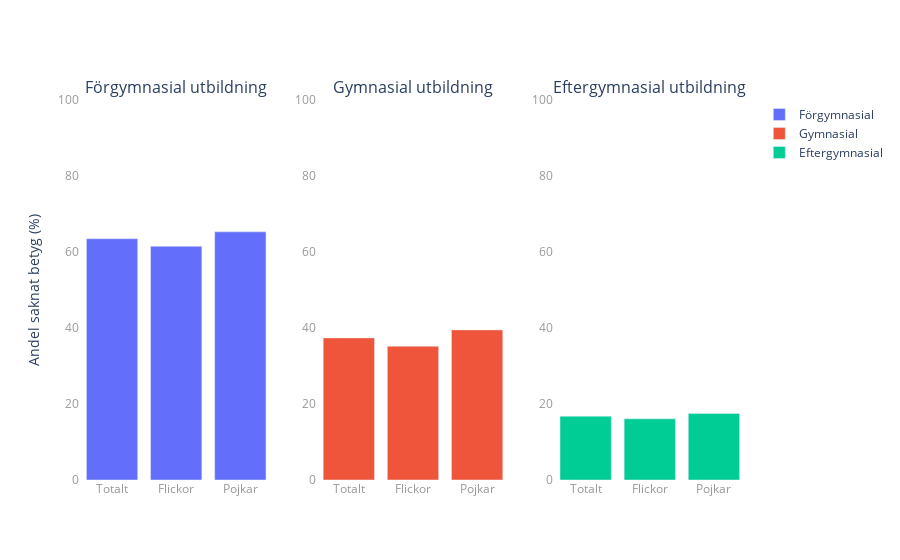

The notebook cell saved with this chart:
### Code cell
# Skapa en figur för andelen saknat betyg
fig_saknat_betyg = make_subplots(rows=1, cols=3, subplot_titles=("Förgymnasial utbildning", "Gymnasial utbildning", "Eftergymnasial utbildning"))

# Förgymnasial utbildning
fig_saknat_betyg.add_trace(go.Bar(x=["Totalt", "Flickor", "Pojkar"], y=[63.5, 61.5, 65.3], name="Förgymnasial"), row=1, col=1)
# Gymnasial utbildning
fig_saknat_betyg.add_trace(go.Bar(x=["Totalt", "Flickor", "Pojkar"], y=[37.4, 35.2, 39.5], name="Gymnasial"), row=1, col=2)
# Eftergymnasial utbildning
fig_saknat_betyg.add_trace(go.Bar(x=["Totalt", "Flickor", "Pojkar2"], y=[16.8, 16.1, 17.5], name="Eftergymnasial"), row=1, col=3)

# Uppdaterar layout
fig_saknat_betyg.update_yaxes(title_text="Andel saknat betyg (%)", range=[0, 100], row=1, col=1)
fig_saknat_betyg.update_yaxes(range=[0, 100], row=1, col=2)
fig_saknat_betyg.update_yaxes(range=[0, 100], row=1, col=3)
fig_saknat_betyg.update_xaxes(showgrid=False)
fig_saknat_betyg.update_yaxes(showgrid=False)
fig_saknat_betyg.update_xaxes(tickfont=dict(color="#999"))
fig_saknat_betyg.update_yaxes(tickfont=dict(color="#999"))

fig_saknat_betyg.update_layout(plot_bgcolor="white")
fig_saknat_betyg.write_html("Labb2_visualiseringar/upg1_c1.html")

fig_saknat_betyg.show()

### Figure 1 — Plotly figure (JSON) as saved in the notebook; plotly's stock layout.template omitted (floating-point values rounded to 4 significant figures)
{"data": [{"name": "Förgymnasial", "type": "bar", "x": ["Totalt", "Flickor", "Pojkar"], "xaxis": "x", "y": [63.5, 61.5, 65.3], "yaxis": "y"}, {"name": "Gymnasial", "type": "bar", "x": ["Totalt", "Flickor", "Pojkar"], "xaxis": "x2", "y": [37.4, 35.2, 39.5], "yaxis": "y2"}, {"name": "Eftergymnasial", "type": "bar", "x": ["Totalt", "Flickor", "Pojkar"], "xaxis": "x3", "y": [16.8, 16.1, 17.5], "yaxis": "y3"}], "layout": {"annotations": [{"font": {"size": 16}, "showarrow": false, "text": "Förgymnasial utbildning", "x": 0.1444, "xanchor": "center", "xref": "paper", "y": 1, "yanchor": "bottom", "yref": "paper"}, {"font": {"size": 16}, "showarrow": false, "text": "Gymnasial utbildning", "x": 0.5, "xanchor": "center", "xref": "paper", "y": 1, "yanchor": "bottom", "yref": "paper"}, {"font": {"size": 16}, "showarrow": false, "text": "Eftergymnasial utbildning", "x": 0.8556, "xanchor": "center", "xref": "paper", "y": 1, "yanchor": "bottom", "yref": "paper"}], "plot_bgcolor": "white", "xaxis": {"anchor": "y", "domain": [0, 0.2889], "showgrid": false, "tickfont": {"color": "#999"}}, "xaxis2": {"anchor": "y2", "domain": [0.3556, 0.6444], "showgrid": false, "tickfont": {"color": "#999"}}, "xaxis3": {"anchor": "y3", "domain": [0.7111, 1], "showgrid": false, "tickfont": {"color": "#999"}}, "yaxis": {"anchor": "x", "domain": [0, 1], "range": [0, 100], "showgrid": false, "tickfont": {"color": "#999"}, "title": {"text": "Andel saknat betyg (%)"}}, "yaxis2": {"anchor": "x2", "domain": [0, 1], "range": [0, 100], "showgrid": false, "tickfont": {"color": "#999"}}, "yaxis3": {"anchor": "x3", "domain": [0, 1], "range": [0, 100], "showgrid": false, "tickfont": {"color": "#999"}}}}
